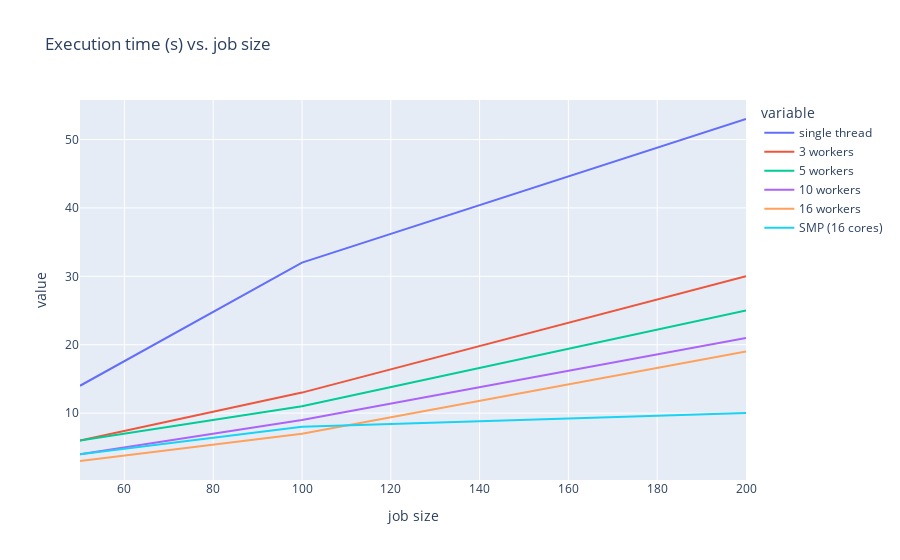

This figure's notebook cell:
### Code cell
# Make line plot
import plotly.express as px

fig = px.line(df, x='job size', y=df.columns[:-1], title='Execution time (s) vs. job size')
fig.show()

### Figure 1 — Plotly figure (JSON) as saved in the notebook; plotly's stock layout.template omitted (floating-point values rounded to 4 significant figures)
{"data": [{"hovertemplate": "variable=single thread<br>job size=%{x}<br>value=%{y}<extra></extra>", "legendgroup": "single thread", "line": {"color": "#636efa", "dash": "solid"}, "marker": {"symbol": "circle"}, "mode": "lines", "name": "single thread", "orientation": "v", "showlegend": true, "type": "scatter", "x": [50, 100, 200], "xaxis": "x", "y": [14, 32, 53], "yaxis": "y"}, {"hovertemplate": "variable=3 workers<br>job size=%{x}<br>value=%{y}<extra></extra>", "legendgroup": "3 workers", "line": {"color": "#EF553B", "dash": "solid"}, "marker": {"symbol": "circle"}, "mode": "lines", "name": "3 workers", "orientation": "v", "showlegend": true, "type": "scatter", "x": [50, 100, 200], "xaxis": "x", "y": [6, 13, 30], "yaxis": "y"}, {"hovertemplate": "variable=5 workers<br>job size=%{x}<br>value=%{y}<extra></extra>", "legendgroup": "5 workers", "line": {"color": "#00cc96", "dash": "solid"}, "marker": {"symbol": "circle"}, "mode": "lines", "name": "5 workers", "orientation": "v", "showlegend": true, "type": "scatter", "x": [50, 100, 200], "xaxis": "x", "y": [6, 11, 25], "yaxis": "y"}, {"hovertemplate": "variable=10 workers<br>job size=%{x}<br>value=%{y}<extra></extra>", "legendgroup": "10 workers", "line": {"color": "#ab63fa", "dash": "solid"}, "marker": {"symbol": "circle"}, "mode": "lines", "name": "10 workers", "orientation": "v", "showlegend": true, "type": "scatter", "x": [50, 100, 200], "xaxis": "x", "y": [4, 9, 21], "yaxis": "y"}, {"hovertemplate": "variable=16 workers<br>job size=%{x}<br>value=%{y}<extra></extra>", "legendgroup": "16 workers", "line": {"color": "#FFA15A", "dash": "solid"}, "marker": {"symbol": "circle"}, "mode": "lines", "name": "16 workers", "orientation": "v", "showlegend": true, "type": "scatter", "x": [50, 100, 200], "xaxis": "x", "y": [3, 7, 19], "yaxis": "y"}, {"hovertemplate": "variable=SMP (16 cores)<br>job size=%{x}<br>value=%{y}<extra></extra>", "legendgroup": "SMP (16 cores)", "line": {"color": "#19d3f3", "dash": "solid"}, "marker": {"symbol": "circle"}, "mode": "lines", "name": "SMP (16 cores)", "orientation": "v", "showlegend": true, "type": "scatter", "x": [50, 100, 200], "xaxis": "x", "y": [4, 8, 10], "yaxis": "y"}], "layout": {"legend": {"title": {"text": "variable"}, "tracegroupgap": 0}, "title": {"text": "Execution time (s) vs. job size"}, "xaxis": {"anchor": "y", "domain": [0, 1], "title": {"text": "job size"}}, "yaxis": {"anchor": "x", "domain": [0, 1], "title": {"text": "value"}}}}
